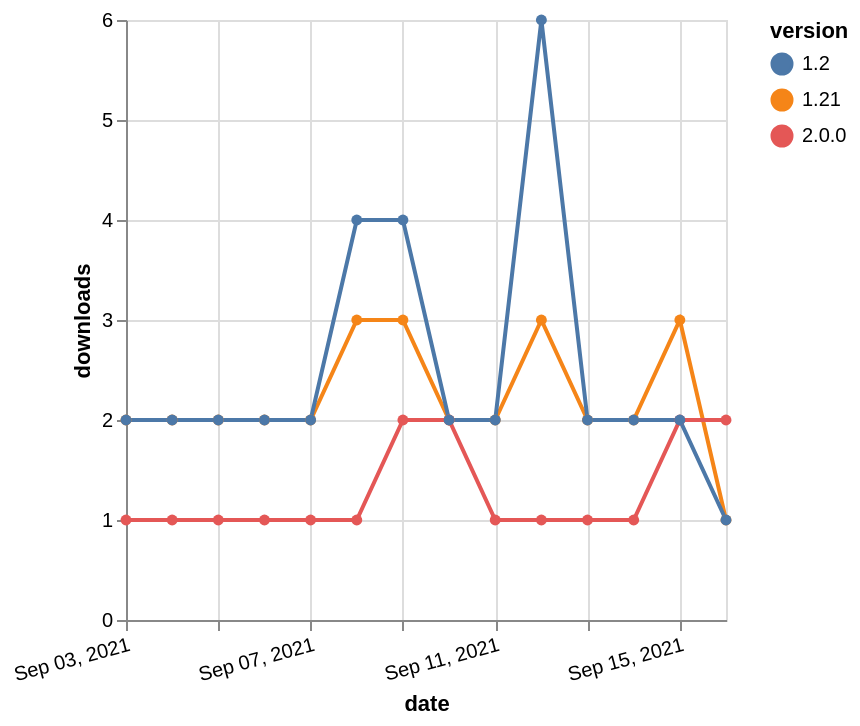

Vega-Lite specification stored for this chart:
### Vega-Lite specification from a JSON file in a GitHub repository (floating-point values rounded to 4 significant figures)
{"$schema": "https://vega.github.io/schema/vega-lite/v5.json", "description": "A simple bar chart with embedded data.", "data": {"values": [{"date": "2021-09-03", "total": 2183, "delta": 2, "version": "1.21"}, {"date": "2021-09-04", "total": 2185, "delta": 2, "version": "1.21"}, {"date": "2021-09-05", "total": 2187, "delta": 2, "version": "1.21"}, {"date": "2021-09-06", "total": 2189, "delta": 2, "version": "1.21"}, {"date": "2021-09-07", "total": 2191, "delta": 2, "version": "1.21"}, {"date": "2021-09-08", "total": 2194, "delta": 3, "version": "1.21"}, {"date": "2021-09-09", "total": 2197, "delta": 3, "version": "1.21"}, {"date": "2021-09-10", "total": 2199, "delta": 2, "version": "1.21"}, {"date": "2021-09-11", "total": 2201, "delta": 2, "version": "1.21"}, {"date": "2021-09-12", "total": 2204, "delta": 3, "version": "1.21"}, {"date": "2021-09-13", "total": 2206, "delta": 2, "version": "1.21"}, {"date": "2021-09-14", "total": 2208, "delta": 2, "version": "1.21"}, {"date": "2021-09-15", "total": 2211, "delta": 3, "version": "1.21"}, {"date": "2021-09-16", "total": 2212, "delta": 1, "version": "1.21"}, {"date": "2021-09-03", "total": 207, "delta": 1, "version": "2.0.0"}, {"date": "2021-09-04", "total": 208, "delta": 1, "version": "2.0.0"}, {"date": "2021-09-05", "total": 209, "delta": 1, "version": "2.0.0"}, {"date": "2021-09-06", "total": 210, "delta": 1, "version": "2.0.0"}, {"date": "2021-09-07", "total": 211, "delta": 1, "version": "2.0.0"}, {"date": "2021-09-08", "total": 212, "delta": 1, "version": "2.0.0"}, {"date": "2021-09-09", "total": 214, "delta": 2, "version": "2.0.0"}, {"date": "2021-09-10", "total": 216, "delta": 2, "version": "2.0.0"}, {"date": "2021-09-11", "total": 217, "delta": 1, "version": "2.0.0"}, {"date": "2021-09-12", "total": 218, "delta": 1, "version": "2.0.0"}, {"date": "2021-09-13", "total": 219, "delta": 1, "version": "2.0.0"}, {"date": "2021-09-14", "total": 220, "delta": 1, "version": "2.0.0"}, {"date": "2021-09-15", "total": 222, "delta": 2, "version": "2.0.0"}, {"date": "2021-09-16", "total": 224, "delta": 2, "version": "2.0.0"}, {"date": "2021-09-03", "total": 2740, "delta": 2, "version": "1.2"}, {"date": "2021-09-04", "total": 2742, "delta": 2, "version": "1.2"}, {"date": "2021-09-05", "total": 2744, "delta": 2, "version": "1.2"}, {"date": "2021-09-06", "total": 2746, "delta": 2, "version": "1.2"}, {"date": "2021-09-07", "total": 2748, "delta": 2, "version": "1.2"}, {"date": "2021-09-08", "total": 2752, "delta": 4, "version": "1.2"}, {"date": "2021-09-09", "total": 2756, "delta": 4, "version": "1.2"}, {"date": "2021-09-10", "total": 2758, "delta": 2, "version": "1.2"}, {"date": "2021-09-11", "total": 2760, "delta": 2, "version": "1.2"}, {"date": "2021-09-12", "total": 2766, "delta": 6, "version": "1.2"}, {"date": "2021-09-13", "total": 2768, "delta": 2, "version": "1.2"}, {"date": "2021-09-14", "total": 2770, "delta": 2, "version": "1.2"}, {"date": "2021-09-15", "total": 2772, "delta": 2, "version": "1.2"}, {"date": "2021-09-16", "total": 2773, "delta": 1, "version": "1.2"}]}, "width": "container", "mark": {"type": "line", "point": {"filled": true}}, "encoding": {"x": {"field": "date", "type": "temporal", "timeUnit": "yearmonthdate", "title": "date", "axis": {"labelAngle": -15}}, "y": {"field": "delta", "type": "quantitative", "title": "downloads"}, "color": {"field": "version", "type": "nominal"}, "tooltip": {"field": "delta"}}}
